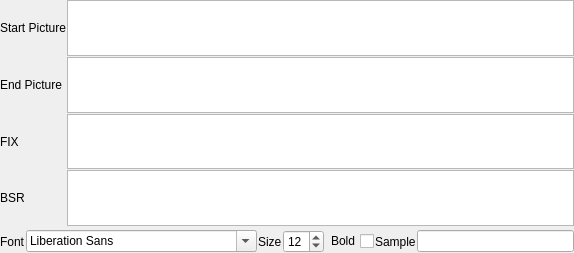
<?xml version="1.0" encoding="UTF-8"?>
<ui version="4.0">
 <class>waterfallConfig</class>
 <widget class="QWidget" name="waterfallConfig">
  <property name="geometry">
   <rect>
    <x>0</x>
    <y>0</y>
    <width>574</width>
    <height>253</height>
   </rect>
  </property>
  <property name="windowTitle">
   <string>Form</string>
  </property>
  <layout class="QVBoxLayout" name="verticalLayout" stretch="1,0,0">
   <property name="spacing">
    <number>1</number>
   </property>
   <property name="leftMargin">
    <number>0</number>
   </property>
   <property name="topMargin">
    <number>0</number>
   </property>
   <property name="rightMargin">
    <number>0</number>
   </property>
   <property name="bottomMargin">
    <number>0</number>
   </property>
   <item>
    <layout class="QGridLayout" name="gridLayout" rowstretch="0,0,0,0" columnstretch="0,1" columnminimumwidth="0,0">
     <item row="3" column="0">
      <widget class="QLabel" name="bsrLabel">
       <property name="minimumSize">
        <size>
         <width>0</width>
         <height>0</height>
        </size>
       </property>
       <property name="text">
        <string>BSR</string>
       </property>
       <property name="wordWrap">
        <bool>false</bool>
       </property>
      </widget>
     </item>
     <item row="0" column="1">
      <widget class="QPlainTextEdit" name="startPicTextEdit">
       <property name="sizePolicy">
        <sizepolicy hsizetype="Preferred" vsizetype="Ignored">
         <horstretch>0</horstretch>
         <verstretch>0</verstretch>
        </sizepolicy>
       </property>
       <property name="maximumSize">
        <size>
         <width>16777215</width>
         <height>16777215</height>
        </size>
       </property>
       <property name="lineWidth">
        <number>2</number>
       </property>
       <property name="midLineWidth">
        <number>1</number>
       </property>
      </widget>
     </item>
     <item row="1" column="0">
      <widget class="QLabel" name="pictureLabel_2">
       <property name="minimumSize">
        <size>
         <width>0</width>
         <height>0</height>
        </size>
       </property>
       <property name="text">
        <string>End Picture</string>
       </property>
       <property name="wordWrap">
        <bool>false</bool>
       </property>
      </widget>
     </item>
     <item row="2" column="0">
      <widget class="QLabel" name="fixLabel">
       <property name="minimumSize">
        <size>
         <width>0</width>
         <height>0</height>
        </size>
       </property>
       <property name="text">
        <string>FIX</string>
       </property>
       <property name="wordWrap">
        <bool>false</bool>
       </property>
      </widget>
     </item>
     <item row="2" column="1">
      <widget class="QPlainTextEdit" name="fixTextEdit">
       <property name="sizePolicy">
        <sizepolicy hsizetype="Preferred" vsizetype="Ignored">
         <horstretch>0</horstretch>
         <verstretch>0</verstretch>
        </sizepolicy>
       </property>
      </widget>
     </item>
     <item row="3" column="1">
      <widget class="QPlainTextEdit" name="bsrTextEdit">
       <property name="sizePolicy">
        <sizepolicy hsizetype="Preferred" vsizetype="Ignored">
         <horstretch>0</horstretch>
         <verstretch>0</verstretch>
        </sizepolicy>
       </property>
      </widget>
     </item>
     <item row="0" column="0">
      <widget class="QLabel" name="pictureLabel">
       <property name="minimumSize">
        <size>
         <width>0</width>
         <height>0</height>
        </size>
       </property>
       <property name="text">
        <string>Start Picture</string>
       </property>
       <property name="wordWrap">
        <bool>false</bool>
       </property>
      </widget>
     </item>
     <item row="1" column="1">
      <widget class="QPlainTextEdit" name="endPicTextEdit">
       <property name="sizePolicy">
        <sizepolicy hsizetype="Preferred" vsizetype="Ignored">
         <horstretch>0</horstretch>
         <verstretch>0</verstretch>
        </sizepolicy>
       </property>
      </widget>
     </item>
    </layout>
   </item>
   <item>
    <spacer name="verticalSpacer">
     <property name="orientation">
      <enum>Qt::Vertical</enum>
     </property>
     <property name="sizeHint" stdset="0">
      <size>
       <width>20</width>
       <height>3</height>
      </size>
     </property>
    </spacer>
   </item>
   <item>
    <layout class="QHBoxLayout" name="horizontalLayout">
     <item>
      <widget class="QLabel" name="fontLabel">
       <property name="text">
        <string>Font</string>
       </property>
      </widget>
     </item>
     <item>
      <widget class="QFontComboBox" name="fontComboBox"/>
     </item>
     <item>
      <widget class="QLabel" name="sizeLabel">
       <property name="text">
        <string>Size</string>
       </property>
      </widget>
     </item>
     <item>
      <widget class="QSpinBox" name="sizeSpinBox">
       <property name="minimum">
        <number>8</number>
       </property>
       <property name="value">
        <number>12</number>
       </property>
      </widget>
     </item>
     <item>
      <widget class="QCheckBox" name="boldCheckBox">
       <property name="layoutDirection">
        <enum>Qt::RightToLeft</enum>
       </property>
       <property name="text">
        <string>Bold</string>
       </property>
      </widget>
     </item>
     <item>
      <widget class="QLabel" name="sampleLabel">
       <property name="text">
        <string>Sample</string>
       </property>
      </widget>
     </item>
     <item>
      <widget class="QLineEdit" name="sampleLineEdit"/>
     </item>
    </layout>
   </item>
  </layout>
 </widget>
 <resources/>
 <connections/>
</ui>
